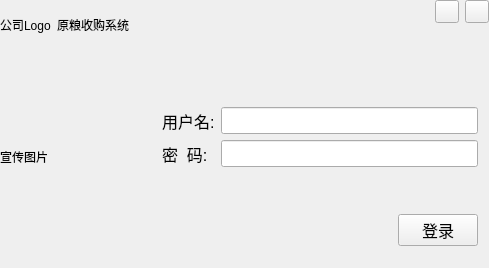
<?xml version="1.0" encoding="UTF-8"?>
<ui version="4.0">
 <class>frmlogin</class>
 <widget class="QWidget" name="frmlogin">
  <property name="geometry">
   <rect>
    <x>0</x>
    <y>0</y>
    <width>489</width>
    <height>268</height>
   </rect>
  </property>
  <property name="windowTitle">
   <string>frmlogin</string>
  </property>
  <layout class="QVBoxLayout" name="verticalLayout_2" stretch="2,8">
   <property name="leftMargin">
    <number>0</number>
   </property>
   <property name="topMargin">
    <number>0</number>
   </property>
   <property name="rightMargin">
    <number>0</number>
   </property>
   <item>
    <widget class="QWidget" name="widget" native="true">
     <layout class="QHBoxLayout" name="horizontalLayout">
      <property name="leftMargin">
       <number>0</number>
      </property>
      <property name="topMargin">
       <number>0</number>
      </property>
      <property name="rightMargin">
       <number>0</number>
      </property>
      <property name="bottomMargin">
       <number>0</number>
      </property>
      <item>
       <widget class="QLabel" name="label">
        <property name="text">
         <string>公司Logo</string>
        </property>
       </widget>
      </item>
      <item>
       <widget class="QLabel" name="label_2">
        <property name="text">
         <string>原粮收购系统</string>
        </property>
       </widget>
      </item>
      <item>
       <spacer name="horizontalSpacer">
        <property name="orientation">
         <enum>Qt::Horizontal</enum>
        </property>
        <property name="sizeHint" stdset="0">
         <size>
          <width>40</width>
          <height>20</height>
         </size>
        </property>
       </spacer>
      </item>
      <item>
       <widget class="QWidget" name="widget_2" native="true">
        <layout class="QGridLayout" name="gridLayout">
         <property name="leftMargin">
          <number>0</number>
         </property>
         <property name="topMargin">
          <number>0</number>
         </property>
         <property name="rightMargin">
          <number>0</number>
         </property>
         <property name="bottomMargin">
          <number>0</number>
         </property>
         <item row="1" column="1">
          <spacer name="verticalSpacer">
           <property name="orientation">
            <enum>Qt::Vertical</enum>
           </property>
           <property name="sizeHint" stdset="0">
            <size>
             <width>20</width>
             <height>40</height>
            </size>
           </property>
          </spacer>
         </item>
         <item row="0" column="1">
          <widget class="QToolButton" name="toolButton">
           <property name="text">
            <string/>
           </property>
          </widget>
         </item>
         <item row="0" column="0">
          <widget class="QToolButton" name="toolButton_2">
           <property name="text">
            <string/>
           </property>
          </widget>
         </item>
        </layout>
       </widget>
      </item>
     </layout>
    </widget>
   </item>
   <item>
    <layout class="QHBoxLayout" name="horizontalLayout_3" stretch="3,7">
     <item>
      <widget class="QLabel" name="label_5">
       <property name="text">
        <string>宣传图片</string>
       </property>
      </widget>
     </item>
     <item>
      <widget class="QWidget" name="widget_3" native="true">
       <layout class="QVBoxLayout" name="verticalLayout" stretch="7,3">
        <item>
         <layout class="QFormLayout" name="formLayout">
          <item row="1" column="0">
           <widget class="QLabel" name="label_3">
            <property name="font">
             <font>
              <pointsize>12</pointsize>
             </font>
            </property>
            <property name="text">
             <string>用户名:</string>
            </property>
           </widget>
          </item>
          <item row="1" column="1">
           <widget class="QLineEdit" name="lineEdit">
            <property name="font">
             <font>
              <pointsize>12</pointsize>
             </font>
            </property>
           </widget>
          </item>
          <item row="2" column="0">
           <widget class="QLabel" name="label_4">
            <property name="font">
             <font>
              <pointsize>12</pointsize>
             </font>
            </property>
            <property name="text">
             <string>密  码:</string>
            </property>
           </widget>
          </item>
          <item row="2" column="1">
           <widget class="QLineEdit" name="lineEdit_2">
            <property name="font">
             <font>
              <pointsize>12</pointsize>
             </font>
            </property>
           </widget>
          </item>
          <item row="0" column="1">
           <spacer name="verticalSpacer_2">
            <property name="orientation">
             <enum>Qt::Vertical</enum>
            </property>
            <property name="sizeHint" stdset="0">
             <size>
              <width>20</width>
              <height>40</height>
             </size>
            </property>
           </spacer>
          </item>
          <item row="3" column="1">
           <spacer name="verticalSpacer_3">
            <property name="orientation">
             <enum>Qt::Vertical</enum>
            </property>
            <property name="sizeHint" stdset="0">
             <size>
              <width>20</width>
              <height>40</height>
             </size>
            </property>
           </spacer>
          </item>
         </layout>
        </item>
        <item>
         <layout class="QHBoxLayout" name="horizontalLayout_2">
          <item>
           <spacer name="horizontalSpacer_2">
            <property name="orientation">
             <enum>Qt::Horizontal</enum>
            </property>
            <property name="sizeHint" stdset="0">
             <size>
              <width>40</width>
              <height>20</height>
             </size>
            </property>
           </spacer>
          </item>
          <item>
           <widget class="QPushButton" name="pushButton">
            <property name="font">
             <font>
              <pointsize>12</pointsize>
             </font>
            </property>
            <property name="text">
             <string>登录</string>
            </property>
           </widget>
          </item>
         </layout>
        </item>
       </layout>
      </widget>
     </item>
    </layout>
   </item>
  </layout>
 </widget>
 <layoutdefault spacing="6" margin="11"/>
 <resources/>
 <connections/>
</ui>
